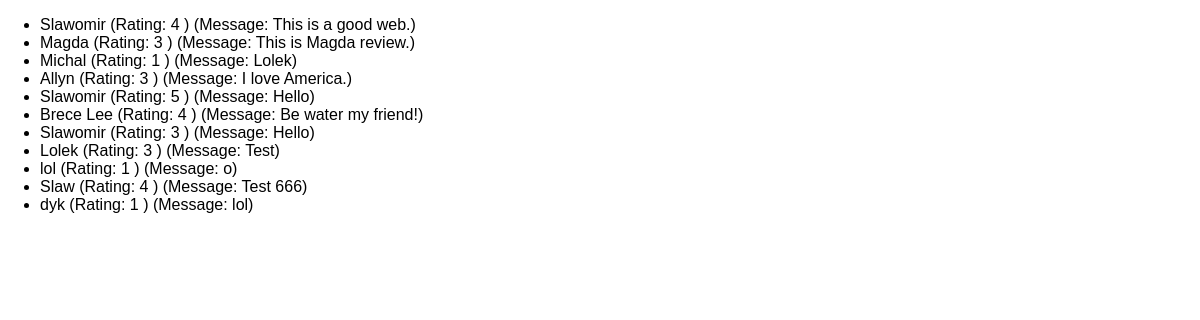
The app's page /reviews with its own data.
### reviews/models.py (models this page shows)
class Review(models.Model):
  user_name = models.CharField(max_length=200)
  review_text = models.TextField()
  rating = models.IntegerField()

### reviews/views.py (the view)
# urls.py: path("reviews", views.ReviewsListView.as_view()),
class ReviewsListView(ListView):
    template_name = "reviews/review_list.html"
    model = Review

### reviews/templates/reviews/review_list.html (shortened to what this page needs)
{% extends "reviews/base.html" %}
{% block content %}
<ul>
  {% for review in object_list %}
  <li>{{ review.user_name }} (Rating: {{ review.rating }} ) (Message: {{ review.review_text}})</li>
  {% endfor %}
</ul>
{% endblock %}

### reviews/static/reviews/styles.css (style rules this page uses)
body { font-family: sans-serif; margin: 0; }

### records on screen
Review: user_name "Slawomir", rating "4", review_text "This is a good web."
Review: user_name "Magda", rating "3", review_text "This is Magda review."
Review: user_name "Michal", rating "1", review_text "Lolek"
Review: user_name "Allyn", rating "3", review_text "I love America."
Review: user_name "Slawomir", rating "5", review_text "Hello"
Review: user_name "Brece Lee", rating "4", review_text "Be water my friend!"
Review: user_name "Slawomir", rating "3", review_text "Hello"
Review: user_name "Lolek", rating "3", review_text "Test"
Review: user_name "lol", rating "1", review_text "o"
Review: user_name "Slaw", rating "4", review_text "Test 666"
Review: user_name "dyk", rating "1", review_text "lol"
